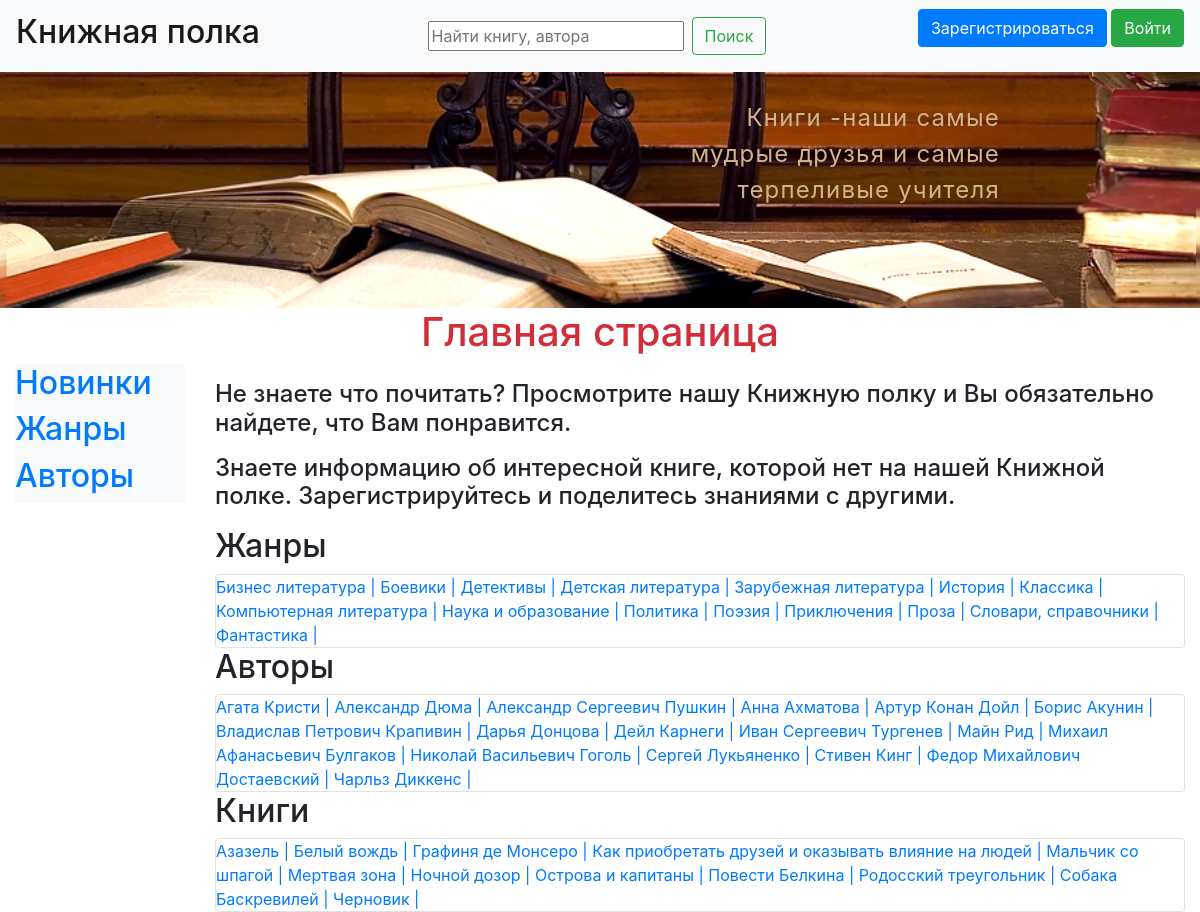
The page / on the database its author committed.
### data/genres.py (models this page shows, shortened)
class Genres(SqlAlchemyBase):
    __tablename__ = 'genres'
    id = sqlalchemy.Column(sqlalchemy.Integer, primary_key=True,
                           autoincrement=True)
    name = sqlalchemy.Column(sqlalchemy.String, nullable=True)

### data/authors.py (models this page shows, shortened)
class Authors(SqlAlchemyBase, UserMixin):
    __tablename__ = 'authors'
    id = sqlalchemy.Column(sqlalchemy.Integer,
                           primary_key=True, autoincrement=True)
    surname = sqlalchemy.Column(sqlalchemy.String(50), nullable=True)
    name = sqlalchemy.Column(sqlalchemy.String(50), nullable=True)
    middlename = sqlalchemy.Column(sqlalchemy.String(50), nullable=True)
    books = orm.relation("Books", back_populates='author')

### data/books.py (models this page shows)
class Books(SqlAlchemyBase):
    __tablename__ = 'books'
    id = sqlalchemy.Column(sqlalchemy.Integer,
                           primary_key=True, autoincrement=True)
    title = sqlalchemy.Column(sqlalchemy.String(150), nullable=True)
    description = sqlalchemy.Column(sqlalchemy.String, nullable=True)
    created_date = sqlalchemy.Column(sqlalchemy.DateTime,
                                     default=datetime.datetime.now)
    is_private = sqlalchemy.Column(sqlalchemy.Boolean, default=True)
    author_id = sqlalchemy.Column(sqlalchemy.Integer,
                                  sqlalchemy.ForeignKey("authors.id"))
    author = orm.relation('Authors')
    user_id = sqlalchemy.Column(sqlalchemy.Integer,
                                sqlalchemy.ForeignKey("users.id"))
    user = orm.relation('Users')
    genre = orm.relation("Genres", secondary="book_to_genres", backref="books")

### main.py (the view)
@app.route("/")
def index():
    session = db_session.create_session()
    q = request.args.get('q')
    if q:
        genres = session.query(Genres).filter(Genres.name.contains(q)).order_by(Genres.name.asc())
        authors = session.query(Authors).filter(
            (Authors.name.contains(q)) | (Authors.surname.contains(q)) | (Authors.middlename.contains(q))).order_by(
            Authors.name.asc(), Authors.middlename.asc(), Authors.surname.asc())
        books = session.query(Books).filter(Books.title.contains(q)).order_by(Books.title.asc())
    else:
        genres = session.query(Genres).order_by(Genres.name.asc())
        authors = session.query(Authors).order_by(Authors.name.asc(), Authors.middlename.asc(), Authors.surname.asc())
        books = session.query(Books).order_by(Books.title.asc())
    return render_template("index.html", genres=genres, authors=authors, books=books)

### data/db_session.py (called while the page is built)
def create_session() -> Session:
    global __factory
    return __factory()

### templates/index.html (shortened to what this page needs)
{% extends "base.html" %}
{% block content_title %}
Главная страница
{% endblock %}
{% block content %}
<div>
    <p>
    <h4>Не знаете что почитать? Просмотрите нашу Книжную полку и Вы обязательно найдете, что Вам понравится.
    </h4>
    </p>
    <p>
    <h4>
    Знаете информацию об интересной книге, которой нет на нашей Книжной полке. Зарегистрируйтесь и поделитесь
    знаниями с другими.
    </h4>
    </p>
</div>
<div class="genre">
    <h2>Жанры</h2>
    <div class="col-md6 border rounded">
        {% for item in genres %}
        <a href="{{url_for('genre_detail', id=item.id)}}">{{item.name}} | </a>
        {% endfor %}
    </div>
</div>
<div class="author">
    <h2>Авторы</h2>
    <div class="col-md6 border rounded">
        {% for item in authors%}
        <a href="{{url_for('author_detail', id=item.id)}}">{{item.name}} {{item.middlename}} {{item.surname}} |
        </a>
        {% endfor %}
    </div>
</div>
<div class="book">
    <h2>Книги</h2>
    <div class="col-md6 border rounded">
        {% for book in books %}
        <a href="{{url_for('book', id=book.id)}}">{{book.title}} |</a>
        {% endfor %}
    </div>
</div>
{% endblock %}

### templates/base.html (shortened to what this page needs)
<!doctype html>
<html lang="en" xmlns:color="http://www.w3.org/1999/xhtml">
<head>
    <link rel="stylesheet"
          href="https://stackpath.bootstrapcdn.com/bootstrap/4.4.1/css/bootstrap.min.css"
>
    <link rel="stylesheet" type="text/css"
          href={{url_for('static', filename='css/style.css' )}}>
</head>
<body>
<header>
    <nav class="navbar navbar-light bg-light fixed-top">
        <a class="navbar-brand " href="{{ url_for('index') }}"><h2>Книжная полка</h2></a>
        <form class="form-inline " method="GET">
            <div class="form-group">
                <input class="form control mr-sm-2" type="text" maxlength="150" placeholder="Найти книгу, автора"
                       name="q"
                       value="{{request.args.get('q','')}}">
                <button class="btn btn-outline-success my-2 my-sm-0" type="submit">Поиск</button>
            </div>
        </form>
        {% if current_user.is_authenticated %}
        <a class="navbar-brand" href="/logout">{{ current_user.name }}</a>
        {% else %}
        <p>
            <a class="btn btn-primary " href="/register">Зарегистрироваться</a>
            <a class="btn btn-success" href="/login">Войти</a>
        </p>
        {% endif %}
    </nav>
    <div class="fon-text">
        <div class="text-block-2">Книги -наши самые<br> мудрые друзья и самые <br> терпеливые учителя
        </div>
    </div>
</header>
<div class="container-fluid">
    <div><h1 align="center">
        {% block content_title %}
        {% endblock %}
    </h1></div>
    <div class="row">
        <div class="col-lg-2 col-md-3 col-sm-12">
            <nav class="nav flex-column bg-light" >
                <a class="nav-item" href="{{ url_for('new_book')}}"><h2>Новинки</h2></a>
                <a class="nav-item" href="{{ url_for('genre')}}"><h2>Жанры</h2></a>
                <a class="nav-item" href="{{ url_for('author')}}"><h2>Авторы</h2></a>
            </nav>
        </div>
        <div class="col-lg-10 col-md-9 col-sm-12">
            {% block content %}{% endblock %}
        </div>
    </div>
</div>
</body>
</html>

### static/css/style.css (style rules this page uses)
h1 { color: #d22e3a }
.text-block-2 { padding-right: 200px; padding-top: 100px; padding-bottom: 100px; float:none; background-image: url('../img/library.png'); background-position: 50% 50%; background-size:100%; background-repeat: no-repeat; background-attachment: scroll; color: tan; font-size: 1.5em; line-height: 1.2em font-weight:700; text-align:right; letter-spacing:1.2px; text-indent:1em; }
.fon-text { color: tan; }

### rows shown on the page
Genres: name "Бизнес литература"
Genres: name "Боевики"
Genres: name "Детективы"
Genres: name "Детская литература"
Genres: name "Зарубежная литература"
Genres: name "История"
Genres: name "Классика"
Genres: name "Компьютерная литература"
Genres: name "Наука и образование"
Genres: name "Политика"
Genres: name "Поэзия"
Genres: name "Приключения"
Genres: name "Проза"
Genres: name "Словари, справочники"
Genres: name "Фантастика"
Authors: name "Агата", surname "Кристи"
Authors: name "Александр", surname "Дюма"
Authors: name "Александр", middlename "Сергеевич", surname "Пушкин"
Authors: name "Анна", surname "Ахматова"
Authors: name "Артур Конан", surname "Дойл"
Authors: name "Борис", surname "Акунин"
Authors: name "Владислав", middlename "Петрович", surname "Крапивин"
Authors: name "Дарья", surname "Донцова"
Authors: name "Дейл", surname "Карнеги"
Authors: name "Иван", middlename "Сергеевич", surname "Тургенев"
Authors: name "Майн", surname "Рид"
Authors: name "Михаил", middlename "Афанасьевич", surname "Булгаков"
Authors: name "Николай", middlename "Васильевич", surname "Гоголь"
Authors: name "Сергей", surname "Лукьяненко"
Authors: name "Стивен", surname "Кинг"
Authors: name "Федор", middlename "Михайлович", surname "Достаевский"
Authors: name "Чарльз", surname "Диккенс"
Books: title "Азазель"
Books: title "Белый вождь"
Books: title "Графиня де Монсеро"
Books: title "Как приобретать друзей и оказывать влияние на людей"
Books: title "Мальчик со шпагой"
Books: title "Мертвая зона"
Books: title "Ночной дозор"
Books: title "Острова и капитаны"
Books: title "Повести Белкина"
Books: title "Родосский треугольник"
Books: title "Собака Баскревилей"
Books: title "Черновик"
